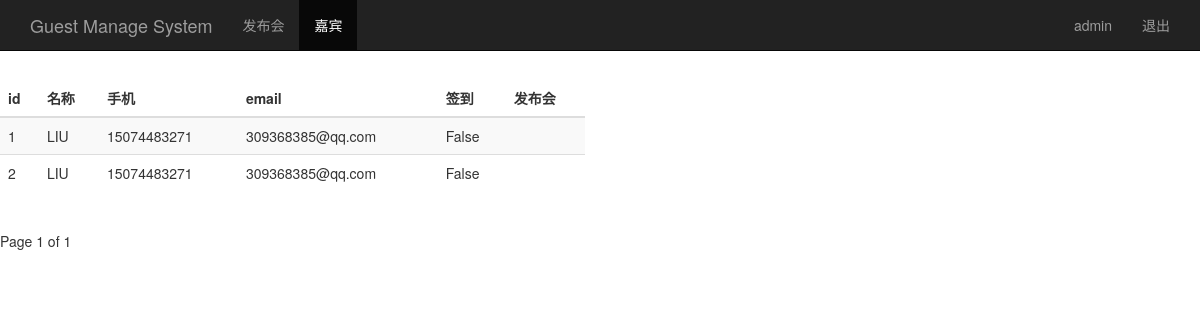
The app's page /guest_manage/?page=2 (signed in), older data.
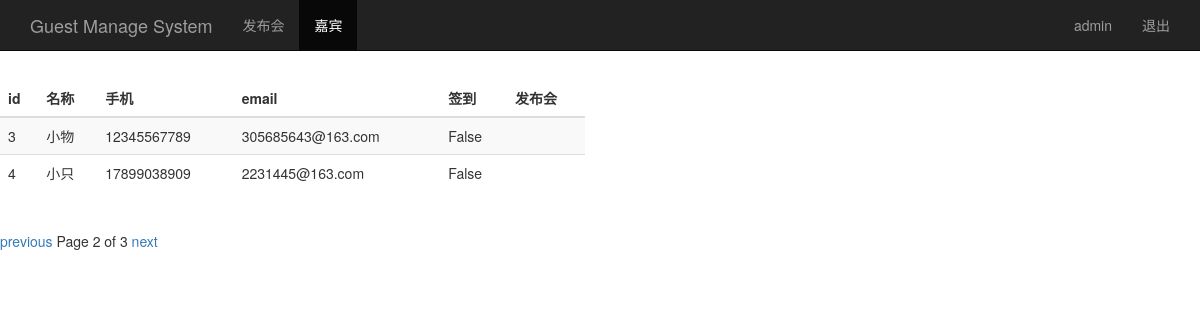
The same page, newer data.
### sign/models.py (models this page shows, shortened)
class Guest(models.Model):
    event = models.ForeignKey(Event)#关联发布会主键
    realname = models.CharField(max_length=64)
    phone = models.CharField(max_length=16)
    email = models.EmailField()
    sign = models.BooleanField() #签到状态
    create_time = models.DateTimeField(auto_now=True)
    class Meta:
        unique_together = ('event','phone') #联合主键

### sign/views.py (the view)
# urls.py: url(r'^guest_manage/',views.guest_manage),
@login_required
def guest_manage(request):
    username = request.session.get('user','')
    guest_list = Guest.objects.all()
    paginator = Paginator(guest_list,2) # 对guestlist分页，每页条数据
    page = request.GET.get('page')
    try:
        contacts = paginator.page(page) # 获取page页
    except PageNotAnInteger:
        contacts = paginator.page(1)
    except EmptyPage:
        contacts = paginator.page(paginator.num_pages)
    return render(request,'guest_manage.html',{'user':username,'guests':contacts}) #返回当前页数据

### templates/guest_manage.html (shortened to what this page needs)
<!DOCTYPE html>
<html lang="en">
<head>
    {% load bootstrap3 %}
    {% bootstrap_css %}
</head>
<body>
    <nav class="navbar navbar-inverse navbar-fixed-top">
        <div class="container">
            <div class="navbar-header">
                <a class="navbar-brand" href="/event_manage/">Guest Manage System</a>
            </div>
            <div id ='navbar' class="collapse navbar-collapse">
                <ul class="nav navbar-nav">
                <li ><a href="/event_manage">发布会</a></li>
                <li class="active"><a href="#">嘉宾</a></li>
            </ul>
            <ul class="nav navbar-nav navbar-right">
                <li><a href="#">{{user}}</a></li>
                <li><a href="/logout/">退出</a></li>
            </ul>
            </div>
        </div>
    </nav>
<div class="row" style="padding-top: 80px;">
    <div class="col-md-6">
        <table class="table table-striped">
            <thead>
            <tr>
                <th>id</th><th>名称</th><th>手机</th><th>email</th><th>签到</th>
                <th>发布会</th>
            </tr>
            </thead>
            <tbody>
            {% for guest in guests %}
                <tr>
                    <td>{{ guest.id }}</td>
                    <td>{{ guest.realname }}</td>
                    <td>{{ guest.phone }}</td>
                    <td>{{ guest.email }}</td>
                    <td>{{ guest.sign }}</td>
                    <td>{{ guset.event }}</td>
                </tr>
            {% endfor %}
            </tbody>
        </table>
    </div>
</div>
<div class="pagination">
    <span class ='step-links'>
        {% if guests.has_previous %}
            <a href="?page={{ guests.previous_page_number }}">previous</a>
        {% endif %}
            <span class="current">
                Page {{ guests.number }} of {{ guests.paginator.num_pages }}
            </span>
        {% if guests.has_next %}
            <a href="?page={{ guests.next_page_number }}">next</a>
        {% endif %}
    </span>
</div>
</body>
</html>

Row changes from the older to the newer data that the page shows:
no longer on this page (row unchanged): Guest: id "1", realname "LIU", phone "15074483271", email "309368385@qq.com", sign "False"
no longer on this page (row unchanged): Guest: id "2", realname "LIU", phone "15074483271", email "309368385@qq.com", sign "False"
added Guest: id "3", realname "小物", phone "12345567789", email "305685643@163.com", sign "False"
added Guest: id "4", realname "小只", phone "17899038909", email "2231445@163.com", sign "False"
Text that changed along with them:
{{ guests.number }}: "1" → "2"
{{ guests.paginator.num_pages }}: "1" → "3"
text now shown: "previous next"
